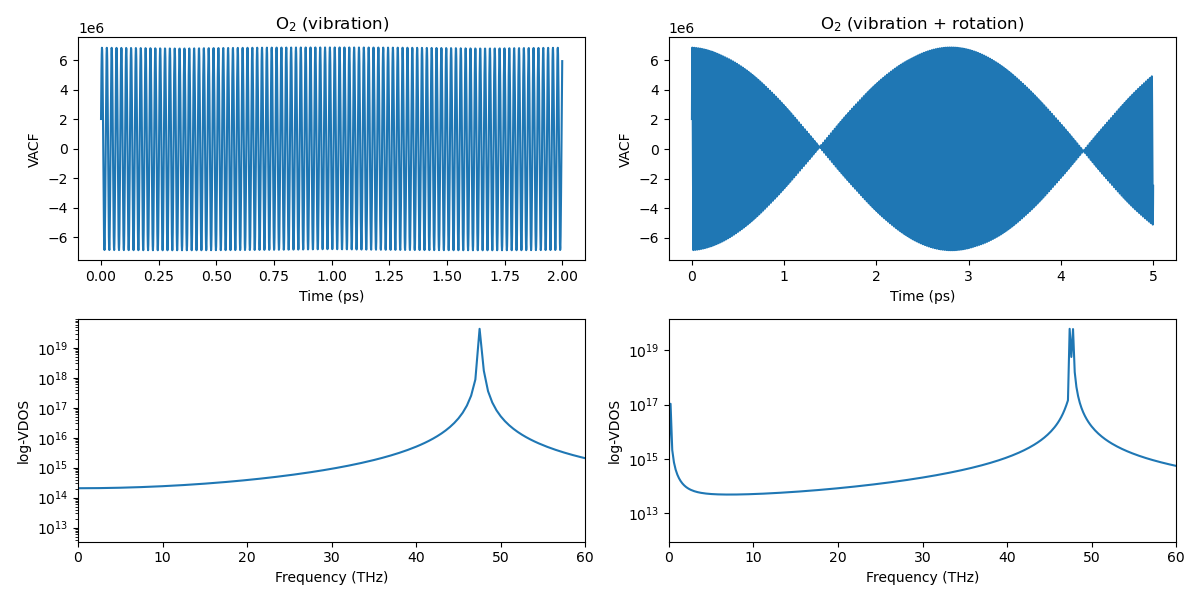

Here is the Python script that generated this plot:
import numpy as np
import matplotlib.pyplot as plt
from scipy.fftpack import fft


def harmonic_force(r1, r2, k, r_eq):
    # Function to compute force due to harmonic potential
    r12 = np.linalg.norm(r2 - r1)
    force_mag = -k * (r12 - r_eq)
    force = -force_mag * (r2 - r1) / r12
    return force

def MD(r1, r2, v1, v2, N_steps):
    # MD simulation using the Velocity-Verlet algorithm
    velocities = np.zeros([N_steps, 6])
    F12 = harmonic_force(r1, r2, k, r_eq)

    for step in range(N_steps):
        # Compute the force on each atom
        #if step % 100 == 0: print(step, np.linalg.norm(r2-r1)*1e10, F12, v1, v2)

        # Update velocities and positions
        r1 += v1 * dt + 0.5 * F12 / mass * dt ** 2
        r2 += v2 * dt - 0.5 * F12 / mass * dt ** 2

        F12_new = harmonic_force(r1, r2, k, r_eq)

        v1 += 0.5 * (F12 + F12_new) * dt / mass
        v2 -= 0.5 * (F12 + F12_new) * dt / mass

        F12 = F12_new
        #velocities.append(v2 - v1)
        velocities[step][:3] = v1
        velocities[step][3:6] = v2
    # Convert velocities list to a numpy array
    #velocities = np.array(velocities)
    return velocities

if __name__ == "__main__":

    # Parameters for the simulation
    dt = 1e-15              # Time step in seconds (1 fs)

    data = [
            ('O$_2$ (vibration)', 1.16, 1180, 2.66e-26, 2000, False),
            ('O$_2$ (vibration + rotation)', 1.16, 1180, 2.66e-26, 5000, True),
            #('H2', 0.74,  510, 1.67e-27),
            #('N2', 1.10, 2294, 2.33e-26)
           ]
    fig, axs = plt.subplots(2, len(data), figsize=(12, 6))

    for i, (name, r, k, mass, N_steps, rotate) in enumerate(data):
        print(name, r, k, mass)
        # Initial positions of the diatomic molecules (in ang)
        r_eq = r * 1e-10
        r1 = np.array([0.0, 0.0, 0.0])
        r2 = np.array([0.0, 0.0, r_eq*1.2])

        # Initialize velocities
        v1 = np.zeros(3)
        v2 = np.zeros(3)
        if rotate:
            v1[0] += 50
            v2[0] -= 50

        # MD simulation
        velocities = MD(r1, r2, v1, v2, N_steps)

        # Plot VACF
        VACF = np.array([np.dot(velocities[0], velocities[t]) for t in range(N_steps)])
        #VACF = np.correlate(velocities, velocities, mode='full')
        #VACF = VACF[VACF.size // 2:]
        axs[0, i].plot(np.arange(N_steps)*dt*1e12, VACF)
        axs[0, i].set_title(name)
        axs[0, i].set_xlabel('Time (ps)')
        axs[0, i].set_ylabel('VACF')

        # Plot VDOS
        # Frequency axis for the VDOS
        # Fourier transform of the VACF to get VDOS
        VDOS = np.abs(fft(VACF))**2
        freqs = np.fft.fftfreq(N_steps, dt) / 1e12
        axs[1, i].plot(freqs[:N_steps//2], VDOS[:N_steps//2])
        axs[1, i].set_xlabel('Frequency (THz)')
        axs[1, i].set_ylabel('log-VDOS')
        axs[1, i].set_xlim([0, 60])
        axs[1, i].set_yscale('log')
    plt.tight_layout()
    plt.savefig('lec_05_VACF.png')
